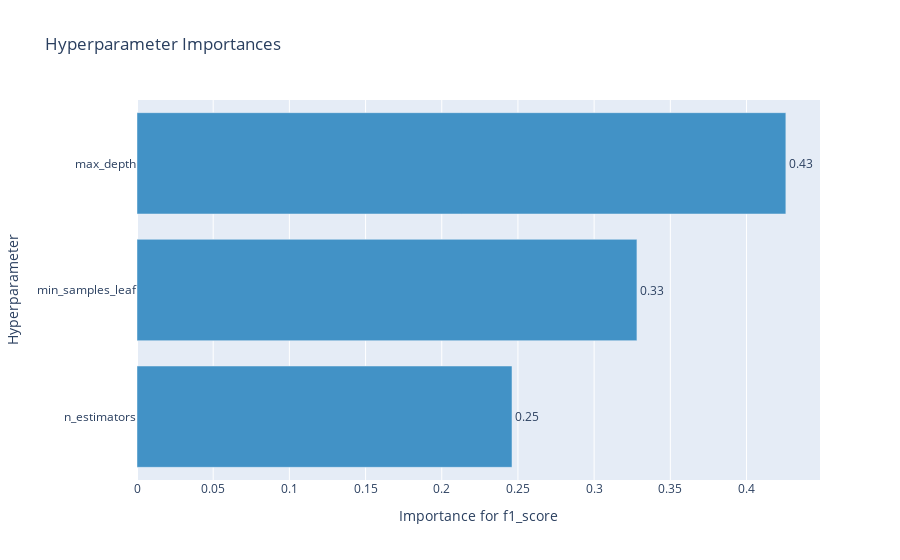

The cell this chart's notebook holds for it:
### Code cell
optuna.visualization.plot_param_importances(study, target_name="f1_score")

### Figure 1 — Plotly figure (JSON) as saved in the notebook; plotly's stock layout.template omitted (floating-point values rounded to 4 significant figures)
{"data": [{"cliponaxis": false, "hovertemplate": ["n_estimators (IntDistribution): 0.24610386104533005<extra></extra>", "min_samples_leaf (IntDistribution): 0.32808258576497473<extra></extra>", "max_depth (IntDistribution): 0.42581355318969516<extra></extra>"], "marker": {"color": "rgb(66,146,198)"}, "orientation": "h", "text": ["0.25", "0.33", "0.43"], "textposition": "outside", "type": "bar", "x": [0.2461, 0.3281, 0.4258], "y": ["n_estimators", "min_samples_leaf", "max_depth"]}], "layout": {"showlegend": false, "title": {"text": "Hyperparameter Importances"}, "xaxis": {"title": {"text": "Importance for f1_score"}}, "yaxis": {"title": {"text": "Hyperparameter"}}}}
